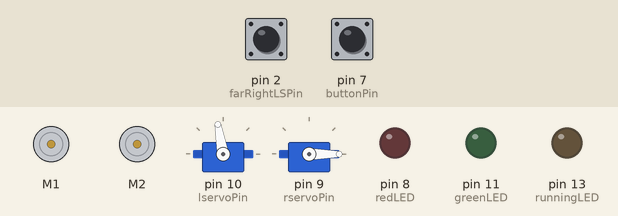
Simulated run of this sketch. Board: Arduino Uno, built with avr-gcc and run on an emulated ATmega328P. Parts: 2 × DC motor (green arrow = forward, orange = backward, longer = faster), 2 × servo, output pins drawn as LEDs (lit = HIGH). The inputs (shaded band) are chosen by the test bench; at power-on: pin 7 (buttonPin) HIGH, pin 2 (farRightLSPin) LOW.

Above: at 2.2 s.
2.3 s: pin 7 (buttonPin) pulled LOW for 0.15 s
At 3.2 s:
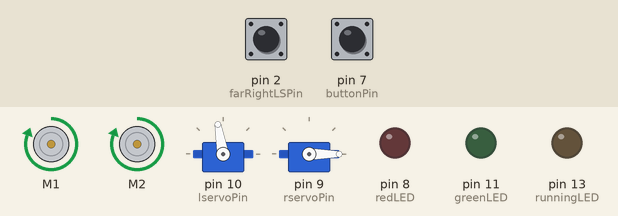
3.9 s: pin 2 (farRightLSPin) pulled HIGH for 0.15 s
At 5.2 s:
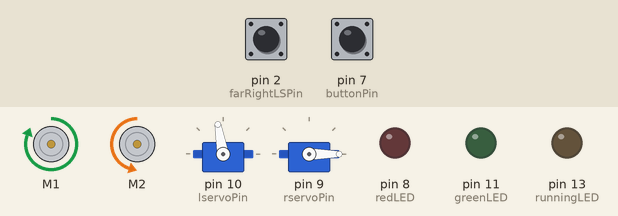
Timing chart, 0 to 6.9 s (numbered marks = the images above; inputs shaded):
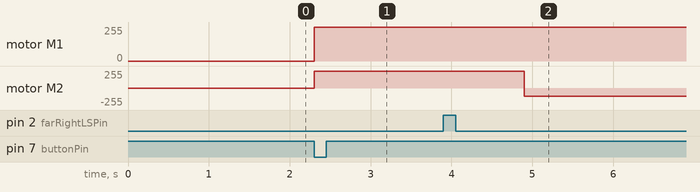

The sketch:

motor2.ino
```cpp
#include "constant.h"
#include <Wire.h>
#include <Servo.h>
#include <Adafruit_MotorShield.h>
// #include <SharpIR.h>

#include "utility/Adafruit_MS_PWMServoDriver.h"

bool found = false;
Servo lservo;
Servo rservo;

Adafruit_MotorShield AFMS = Adafruit_MotorShield();
Adafruit_DCMotor *ml = AFMS.getMotor(1);
Adafruit_DCMotor *mr = AFMS.getMotor(2);

// SharpIR leftIRSensor = SharpIR(leftIRPin, 1080);

// process value from US sensor
int readUSSensor(bool front = true)
{
  int trigPin = front ? frontUStrigPin : leftUStrigPin;
  int echoPin = front ? frontUSechoPin : leftUSechoPin;
  digitalWrite(trigPin, LOW);
  digitalWrite(trigPin, HIGH);
  digitalWrite(trigPin, LOW);
  return pulseIn(echoPin, HIGH) * 0.034 / 2;
}

void setup() {
  // put your setup code here, to run once:
  Serial.begin(9600);
  AFMS.begin();
  ml->setSpeed(0);
  mr->setSpeed(0);
  ml->run(FORWARD);
  mr->run(FORWARD);

  lservo.attach(lservoPin);
  rservo.attach(rservoPin);
  lservo.write(150.0/270*180);
  rservo.write(0.0/270*180);

  pinMode(buttonPin, INPUT_PULLUP);
  pinMode(leftLSPin, INPUT);
  pinMode(rightLSPin, INPUT);
  pinMode(farRightLSPin, INPUT);
  pinMode(frontUStrigPin, OUTPUT);
  pinMode(frontUSechoPin, INPUT);
  pinMode(leftUStrigPin, OUTPUT);
  pinMode(leftUSechoPin, INPUT);
  pinMode(redLED, OUTPUT);
  pinMode(greenLED, OUTPUT);
  pinMode(hallEffectPin, INPUT);
  pinMode(leftIRPin, INPUT);
  pinMode(runningLED, OUTPUT);

  timeButton = millis();
  timeLED = millis();

  delay(1000);
}

void loop() {
  if (digitalRead(buttonPin) == LOW && millis() - timeButton > 1000)
  {
    button = !button;
    timeButton = millis();
    ml->setSpeed(255);
    mr->setSpeed(255);
  }
  if (button) {
    if (digitalRead(farRightLSPin) == WHITE) {
    delay(1000);
    mr->setSpeed(innerTurnSpeed);
    mr->run(BACKWARD);
    delay(500);
    while (digitalRead(leftLSPin) == BLACK) continue;
    delay(250);
    mr->setSpeed(normalSpeed);
    mr->run(FORWARD);
    delay(1500);
    while (readUSSensor(true) > 4) continue;
    ml->setSpeed(0);
    mr->setSpeed(0);
    }

    // frontUS = readUSSensor(true);
    // leftUS = readUSSensor(false);
    // leftIR = analogRead(leftIRPin);
    // Serial.print("     ");
    // Serial.print(frontUS);
    // Serial.print("     ");
    // Serial.print(leftUS);
    // Serial.print("     ");
    // Serial.println(leftIR);
    // i++;
    // if (!found && leftIR > 200) {
    //   ml->setSpeed(innerTurnSpeed);
    //   ml->run(BACKWARD);
    //   // while (readUSSensor(true) > 30){
    //   //   Serial.println(readUSSensor(true));
    //   // }
    //   while (analogRead(frontIRPin) < 200) continue;
    //   ml->setSpeed(normalSpeed);
    //   ml->run(FORWARD);
    //   found = true;
    // }
    // if ((frontUS < 4 || frontUS > 2000 && millis() - timeHard > 15000) && !holding) {
    //   Serial.println("set zero");
    //   ml->setSpeed(0);
    //   mr->setSpeed(0);
    //   delay(3000);
    // }
  }

}
```

constant.h
```cpp
// Constants
#define BLACK 0
#define WHITE 1
const int normalSpeed = 255;
const int ot = 250;
const int it = 1;
const int innerTurnSpeed = 120;
const int turnTime = 2200;
const int straightTime = 1000;
const int slowSpeed = 50;       // Speed when very close to block
const int blockDistance = 5;
const double tunnelLeftClearance = 6.0;

// pins
const int leftLSPin = 0;
const int rightLSPin = 1;
const int farRightLSPin = 2;
const int frontUSechoPin = 3;
const int frontUStrigPin = 4;
const int leftUSechoPin = 5;
const int leftUStrigPin = 6;
const int buttonPin = 7;
const int redLED = 8;
const int greenLED = 11;
const int lservoPin = 10;
const int rservoPin = 9;
const int runningLED = 13;

const int hallEffectPin = A0;
const int leftIRPin = A1;
const int frontIRPin = A2;


// booleans for logic
bool start = true;
bool turn = false;
bool holding = false;
bool magnet = false;
bool drop = false;
bool button = false;
int delivered = 0;

// time
unsigned long timeStart;
unsigned long timeButton;
unsigned long timeLED;
unsigned long timePickUp;
unsigned long timeHard;

int noOfWhiteLines = 0;
int mlSpeed = normalSpeed;
int mrSpeed = normalSpeed;

int leftLSReading = 0;
int rightLSReading = 0;
int farRightLSReading = 0;

double frontUS;
double leftUS;
double leftIR;
```

Measured:
- after the input at 2.3 s, motor M1, motor M2: stopped → forward 255/255 at once
- after the input at 3.9 s, motor M2: forward 255/255 → backward 120/255 after 1.0 s
